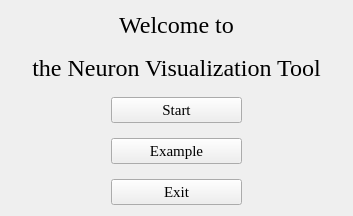
<?xml version="1.0" encoding="UTF-8"?>
<ui version="4.0">
 <class>Welcome</class>
 <widget class="QWidget" name="Welcome">
  <property name="geometry">
   <rect>
    <x>0</x>
    <y>0</y>
    <width>353</width>
    <height>190</height>
   </rect>
  </property>
  <property name="windowTitle">
   <string>Form</string>
  </property>
  <layout class="QVBoxLayout" name="verticalLayout_4">
   <property name="spacing">
    <number>15</number>
   </property>
   <item>
    <layout class="QVBoxLayout" name="verticalLayout_2">
     <item>
      <widget class="QLabel" name="label">
       <property name="font">
        <font>
         <family>Times New Roman</family>
         <pointsize>18</pointsize>
         <weight>50</weight>
         <bold>false</bold>
        </font>
       </property>
       <property name="text">
        <string>Welcome to</string>
       </property>
       <property name="alignment">
        <set>Qt::AlignCenter</set>
       </property>
      </widget>
     </item>
     <item>
      <widget class="QLabel" name="label_2">
       <property name="font">
        <font>
         <family>Times New Roman</family>
         <pointsize>18</pointsize>
         <weight>50</weight>
         <bold>false</bold>
        </font>
       </property>
       <property name="text">
        <string>the Neuron Visualization Tool</string>
       </property>
       <property name="alignment">
        <set>Qt::AlignCenter</set>
       </property>
      </widget>
     </item>
    </layout>
   </item>
   <item>
    <layout class="QVBoxLayout" name="verticalLayout">
     <property name="leftMargin">
      <number>100</number>
     </property>
     <property name="rightMargin">
      <number>100</number>
     </property>
     <item>
      <widget class="QPushButton" name="Start">
       <property name="font">
        <font>
         <family>Times New Roman</family>
         <pointsize>11</pointsize>
         <weight>50</weight>
         <bold>false</bold>
        </font>
       </property>
       <property name="text">
        <string>Start</string>
       </property>
      </widget>
     </item>
     <item>
      <widget class="QPushButton" name="Example">
       <property name="font">
        <font>
         <family>Times New Roman</family>
         <pointsize>11</pointsize>
         <weight>50</weight>
         <bold>false</bold>
        </font>
       </property>
       <property name="text">
        <string>Example</string>
       </property>
      </widget>
     </item>
     <item>
      <widget class="QPushButton" name="Exit">
       <property name="font">
        <font>
         <family>Times New Roman</family>
         <pointsize>11</pointsize>
         <weight>50</weight>
         <bold>false</bold>
        </font>
       </property>
       <property name="text">
        <string>Exit</string>
       </property>
      </widget>
     </item>
    </layout>
   </item>
  </layout>
 </widget>
 <resources/>
 <connections/>
</ui>
